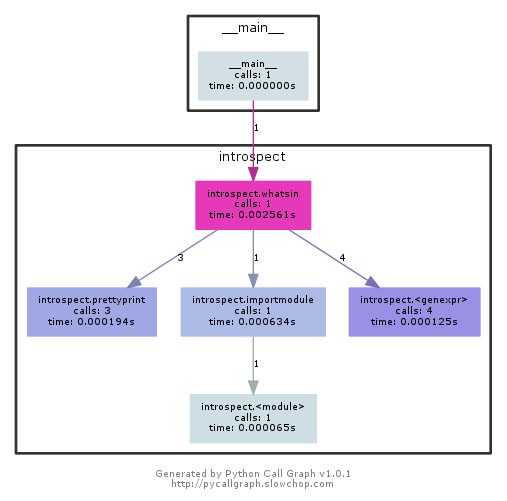

Generate this figure with Python:
#!/usr/bin/env python

import sys
from pycallgraph import PyCallGraph
from pycallgraph.output import GraphvizOutput

from introspect import whatsin 

graphviz = GraphvizOutput(output_file='callgraph.png')

with PyCallGraph(output=graphviz):
	whatsin(sys.argv[4])
